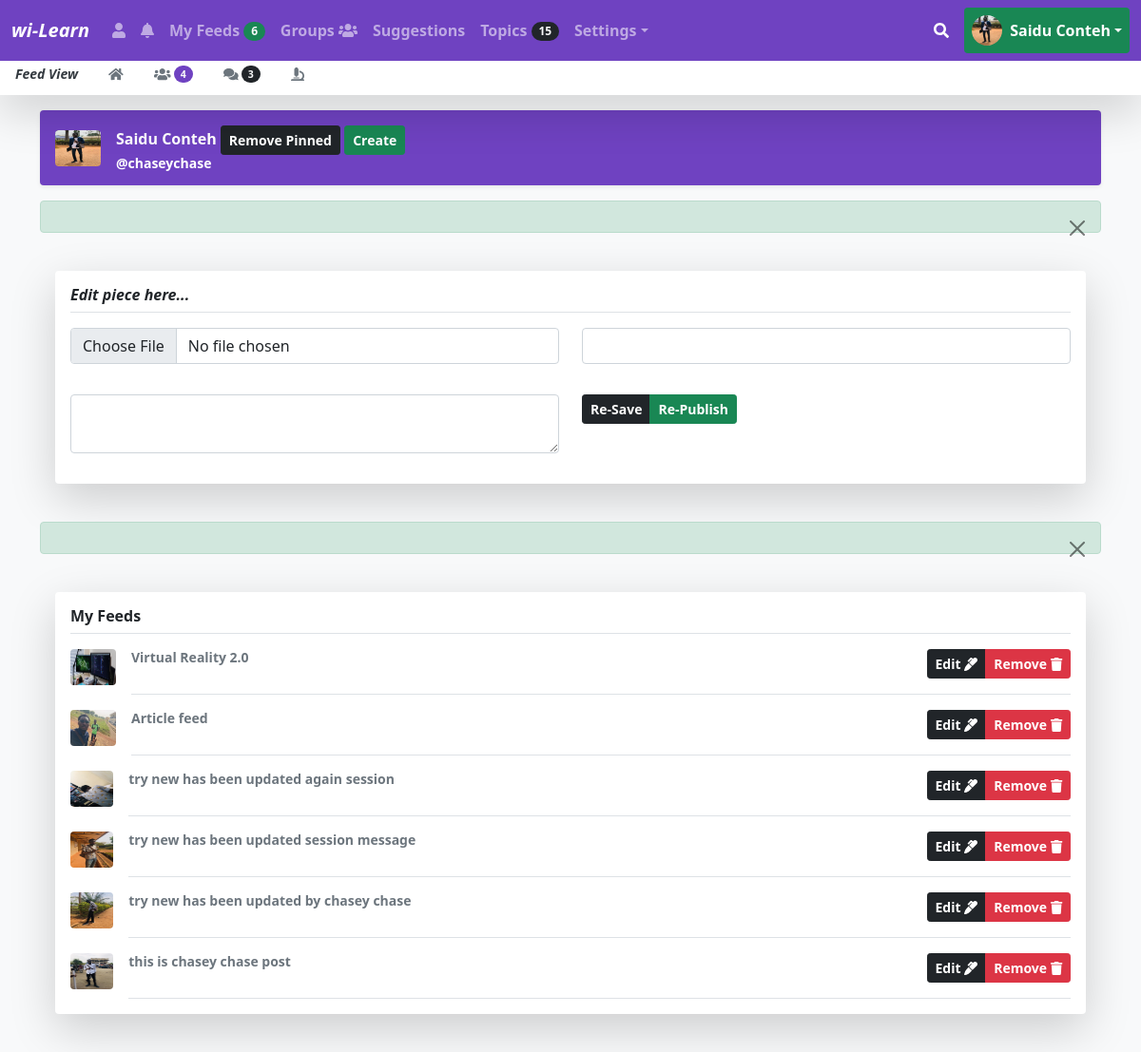
Screenshot of /users/user-edit-post.php (signed in) with the database file from the repository.
### tables this page shows
CREATE TABLE IF NOT EXISTS `tblpostarticle` (
  `postid` int(11) NOT NULL AUTO_INCREMENT,
  `userid` int(11) DEFAULT NULL,
  `image` varchar(255) DEFAULT NULL,
  `title` varchar(50) DEFAULT NULL,
  `body` text,
  `date_published` date DEFAULT NULL,
  PRIMARY KEY (`postid`),
  KEY `userid` (`userid`)
);

### users/user-edit-post.php (the view, shortened to what this page needs)
<?php include 'header.php';?>
<main class="container">
  <div class="d-flex align-items-center p-3 my-3 text-white bg-purple rounded shadow-sm">
    <img class="me-3 rounded" src="../<?php echo $_SESSION['photo'];?>" alt="" width="48" height="38">
    <span class="lh-1">
      <h1 class="h6 mb-0 text-white lh-1 fw-bold"><?php echo $_SESSION['firstname'].' '.$_SESSION['lastname'];?>
        <span>
          <a href="#" class="text-decoration-none fw-bold btn btn-dark btn-sm">Remove Pinned</a>
          <a href="user-write-post.php" class="text-decoration-none fw-bold btn btn-success btn-sm">Create</a>
          </span>
      </h1>
      <small class="fw-bold"><?php echo $_SESSION['username'];?></small>
    </div>
  <div class="alert alert-success alert-dismissible fade show" role="alert">
<button type="button" class="btn-close" data-bs-dismiss="alert" aria-label="Close"></button>
</div>
  <div class="col-md-12">
<div class="p-3 mb-3 bg-light rounded">
 <div class="my-2 p-3 bg-body rounded shadow-lg">
<h6 class="border-bottom pb-2 mb-3 fst-italic fw-bold">Edit piece here...</h6>
 <form action="" method="POST" enctype="multipart/form-data">
 <div class="row mb-3">
<div class="col-md-6 mb-3">
<input type="file" class="form-control" name="image" value="">
</div>
<div class="col-md-6">
<input type="text" class="form-control fst-italic" name="post_title" value="<?= $_SESSION['title'];?>">
</div>
</div>
<div class="row">
<div class="col-md-6 mb-3">
<textarea class="form-control" name="post_body" value=""> <?= $_SESSION['body'];?></textarea>
</div>
<div class="col-md-6">
<div class="btn-group">
<button  class="btn btn-dark btn-sm fw-bold" name="resave">Re-Save</button>
<button  class="btn btn-success btn-sm fw-bold" name="updatepost">Re-Publish</button>
</div>
</div>
</div>
</form>
              </div>
            </div>
          </div>
<div class="row">
<div class="col-md-12">
<div class="alert alert-success alert-dismissible fade show" role="alert">
<button type="button" class="btn-close" data-bs-dismiss="alert" aria-label="Close"></button>
</div>
<div class="p-3 mb-3 bg-light rounded">
<div class="my-2 p-3 bg-body rounded shadow-lg">
          <h6 class="border-bottom pb-2 mb-0 fw-bold">My Feeds</h6>
          <?php
          include '../includes/config.php';
          $userid = $_SESSION['userid'];
          $feedsquery = "SELECT * FROM tblpostarticle WHERE userid = '$userid' ORDER BY postid DESC";
          $runfeedsquery = mysqli_query($conn, $feedsquery);
          $feedsqueryrowcount = mysqli_num_rows($runfeedsquery);
          if($feedsqueryrowcount > 0){
            while ($row = mysqli_fetch_assoc($runfeedsquery)){
  ?>
          <div class="d-flex text-muted pt-3">
              <img class="me-3 rounded" src="<?= $row['image'];?>" alt="" width="48" height="38">
            <div class="pb-3 mb-0 small lh-sm border-bottom w-100">
              <div class="d-flex justify-content-between">
                <strong class="text-gray-dark"><?= $row['title'];?></strong>
                <div class="btn-group">
                <a href="controller.php?editpost=<?= $row['postid'];?>" class="text-decoration-none  fw-bold btn btn-dark btn-sm">Edit <i class="fas fa-marker"></i></a>
                <a href="controller.php?deletepost=<?= $row['postid'];?>" class="text-decoration-none  fw-bold btn btn-danger btn-sm">Remove <i class="fas fa-trash"></i></a>
                </div>
              </div>
            </div>
          </div>
    <?php
      }
    }
    ?>
          </div>
</main>
<?php include 'footer.php';?>

### css/offcanvas.css (style rules this page uses)
html, body { overflow-x: hidden; }
body { padding-top: 56px; }
.bg-purple { background-color: #6f42c1; }

### rows the page displays
tblpostarticle: image (picture), title "Virtual Reality 2.0"
tblpostarticle: image (picture), title "Article feed"
tblpostarticle: image (picture), title "try new has been updated again session"
tblpostarticle: image (picture), title "try new has been updated session message"
tblpostarticle: image (picture), title "try new has been updated by chasey chase"
tblpostarticle: image (picture), title "this is chasey chase post"

### other values shown
$feedsqueryrowcount "6"
$_SESSION['firstname'] "Saidu"
$_SESSION['lastname'] "Conteh"
$friendsqueryrowcount "4"
$_SESSION['username'] "@chaseychase"
